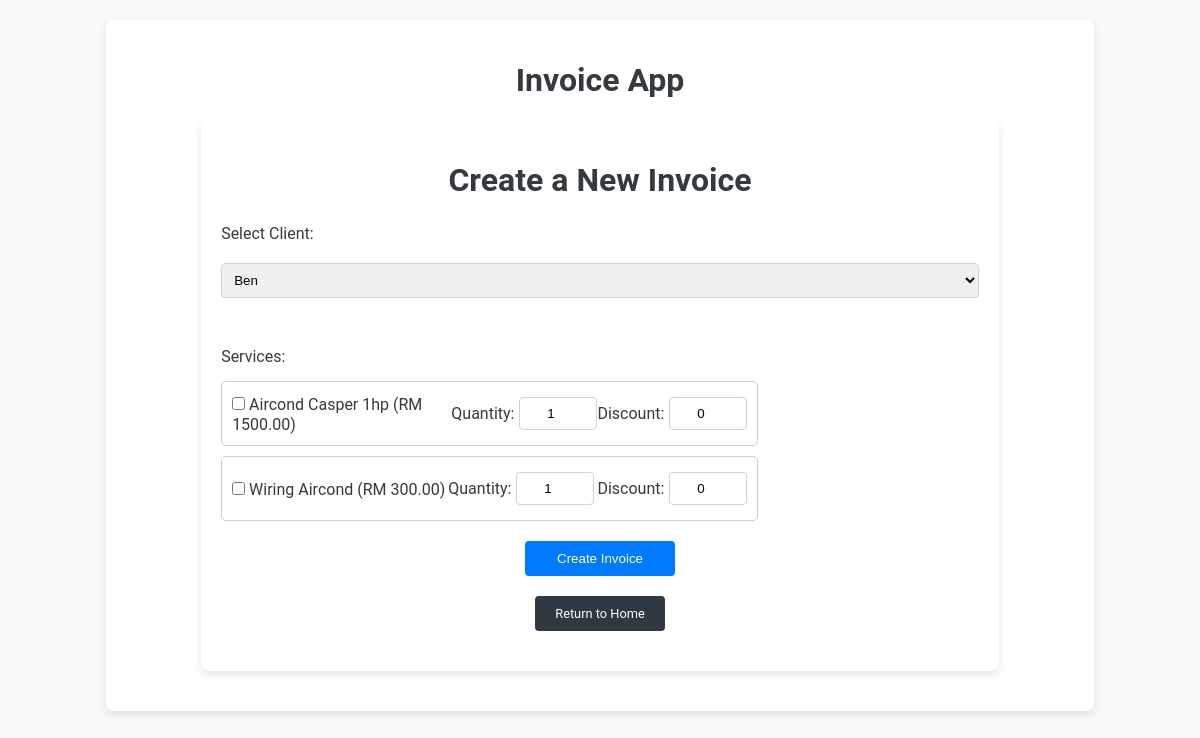
Screenshot of /create_invoice with the database file from the repository.
### app.py (models this page shows)
class Service(db.Model):
    id = db.Column(db.Integer, primary_key=True)
    description = db.Column(db.String(200), nullable=False)
    cost = db.Column(db.Numeric(10,2), nullable=False)
    type = db.Column(db.String(100), nullable=False)

### app.py (the view, shortened to what this page needs)
@app.route('/create_invoice', methods=['GET', 'POST'])
def create_invoice():
    clients = Client.query.all()
    services = Service.query.all()
    return render_template('create_invoice.html', clients=clients, services=services)

### templates/create_invoice.html (shortened to what this page needs)
{% extends "base.html" %} {% block title %}Create Invoice{% endblock %} {% block
content %}
<div class="container">
  <h1>Create a New Invoice</h1>
  <form method="POST" class="service-form">
    <label for="client">Select Client:</label>
    <select name="client" id="client">
      {% for client in clients %}
      <option value="{{ client.id }}">{{ client.name }}</option>
      {% endfor %}</select
    ><br />
    <label>Services:</label>
    <div id="services" class="service-list">
      {% for service in services %}
      <div class="service-item">
        <div class="service-details">
          <input type="checkbox" name="service" value="{{ service.id }}" /> {{
          service.description }} (RM {{ service.cost }})<br />
        </div>
        <div class="quantity-input">
          <label>Quantity:</label>
          <input type="number" name="quantity" min="1" value="1" />
        </div>
        <div class="quantity-input">
          <label>Discount:</label>
          <input type="number" name="discount" min="0" max="100" value="0" />
        </div>
      </div>
      {% endfor %}
    </div>
    <button type="submit" class="btn">Create Invoice</button>
  </form>
  <a href="{{ url_for('index') }}" class="btn return-home">Return to Home</a>
</div>
{% endblock %}

### static/styles.css (style rules this page uses)
body { font-family: 'Roboto', Arial, sans-serif; background-color: #f8f9fa; color: #343a40; }
.container { width: 80%; margin: 20px auto; padding: 20px; background-color: #fff; border-radius: 8px; box-shadow: 0 4px 8px rgba(0, 0, 0, 0.1); }
h1 { text-align: center; font-size: 2em; margin-bottom: 20px; }
a.btn { display: inline-block; padding: 10px 20px; margin: 10px; background-color: #007bff; color: #fff; text-decoration: none; border-radius: 4px; transition: background-color 0.3s; }
form { display: flex; flex-direction: column; gap: 10px; }
form label, form select, form input { margin: 5px 0; }
button { width: 100px; padding: 10px; background-color: #007bff; color: #fff; border: none; border-radius: 4px; cursor: pointer; transition: background-color 0.3s; }
.service-form { display: flex; flex-direction: column; gap: 10px; }
.service-form label { margin-bottom: 5px; }
.service-form input, select { padding: 8px; border: 1px solid #ced4da; border-radius: 4px; }
.service-form button { width: 150px; padding: 10px; background-color: #007bff; color: #fff; border: none; border-radius: 4px; cursor: pointer; transition: background-color 0.3s; align-self: center; }
.service-list { display: flex; flex-wrap: wrap; justify-content: space-between; }
.service-item { display: flex; align-items: center; justify-content: space-between; padding: 10px; border: 1px solid #ccc; border-radius: 5px; margin-bottom: 10px; width: 68%; }
.quantity-input { display: flex; align-items: center; }
.quantity-input label { margin-right: 5px; }
.quantity-input input { width: 60px; text-align: center; }
a.btn { display: inline-block; padding: 10px 20px; background-color: #007bff; color: #fff; text-decoration: none; border-radius: 4px; transition: background-color 0.3s; text-align: center; margin: 20px auto; }
a.return-home { display: block; width: fit-content; background-color: #303841; margin-top: 20px; font-size: 0.8em; }

### rows the page displays
Service: description "Aircond Casper 1hp", cost "1500.00"
Service: description "Wiring Aircond", cost "300.00"

### other values shown
form field client "Ben"
